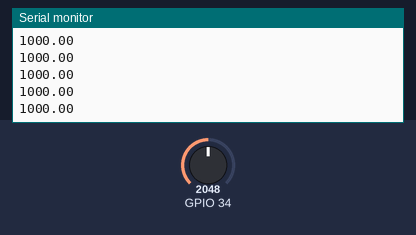
Bench run of a sketch on a simulated ESP32. Parts: the last lines printed to the serial monitor. The inputs (shaded band) are chosen by the test bench; at power-on: GPIO 34 = 2048.

Above: at 1.2 s.
1.3 s: GPIO 34 set to 2866
At 1.31 s:
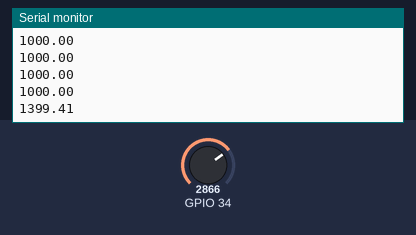
2.8 s: GPIO 34 set to 3603
At 2.81 s:
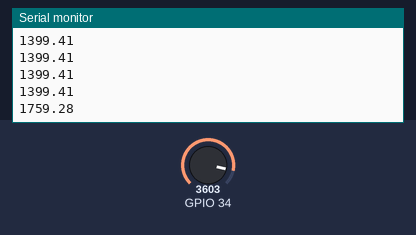
Timing chart, 0 to 5.8 s (numbered marks = the images above; inputs shaded):
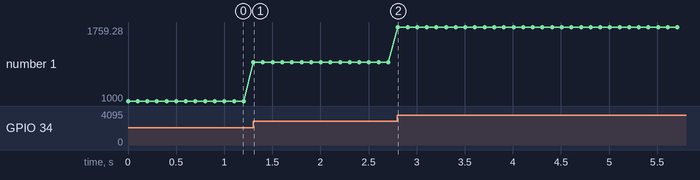

The sketch:

LM35.ino
```cpp
float vref = 5.0;
float resolution = vref/1024;

void setup() {
  Serial.begin(9600);

}

void loop() {
  float temperature = analogRead(34);
  temperature = (temperature*resolution);
  temperature = temperature*100;
  Serial.println(temperature);
  delay(100);

}
```

Measured:
- after the input at 1.3 s, the serial monitor: prints a new line at once (image 1)
- after the input at 2.8 s, the serial monitor: prints a new line at once (image 2)
- plotted number 1: 1000 → 1399.41 after the input at 1.3 s, 1399.41 → 1759.28 after the input at 2.8 s
